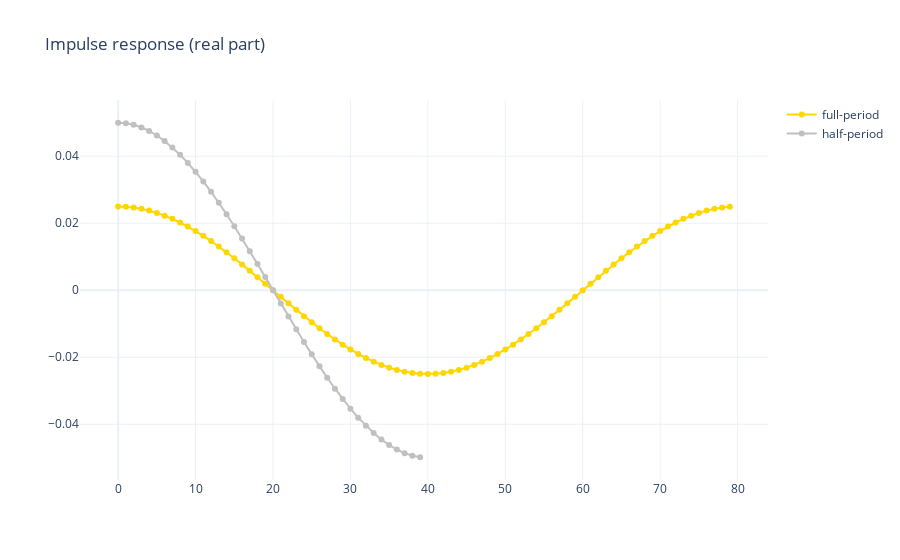

Notebook cell for this chart:
### Code cell
N = fs//f1
k = 1
exp_coefs_full = [2/N*cmath.exp(-1j*2*pi*(n+1)*k/N) for n in range(N)]
h_full = exp_coefs_full[::-1]
exp_coefs_half = [4/N*cmath.exp(-1j*2*pi*(n+N/2+1)*k/N) for n in range(N//2)]
h_half = exp_coefs_half[::-1]
fig = go.Figure()
fig.add_trace(go.Scatter(y=np.real(h_full),mode="lines+markers", name="full-period", line=dict(color="gold")))
fig.add_trace(go.Scatter(y=np.real(h_half),mode="lines+markers", name="half-period", line=dict(color="silver")))
fig.update_layout(title="Impulse response (real part)", template="plotly_white")
fig.show()
